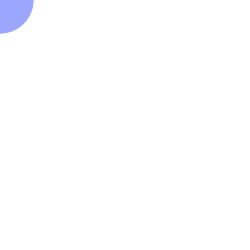
Frame 1 (no input)
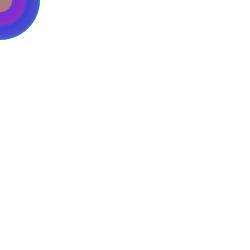
Frame 60 (the mouse pressed at the canvas centre just before this capture)
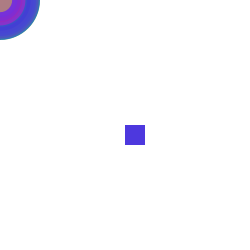
Frame 120 (the mouse held since frame 60 and released just before this capture)

The Processing sketch that drew these frames (run headless with seeded random() and noise(); from frame 60 on, the mouse is pressed at the canvas centre):

// Processing sketch: processing_187500
// ── processing_187500.pde

int counter;

void setup() {  //setup function called initially, only once
  size(250, 250);
  background(255);  //set background white
  colorMode(HSB);   //set colors to Hue, Saturation, Brightness mode
  counter = 0;
}

void draw() {  //draw function loops 
  counter++;
  noStroke();
  fill(random(255),255,255,100);
  
  if(mousePressed == true) { //add some interaction
    rect(mouseX, mouseY, 20, 20);
  }
  else {
    ellipse(mouseY, mouseX, 80*sin(counter), 80*sin(counter));
  }
}
